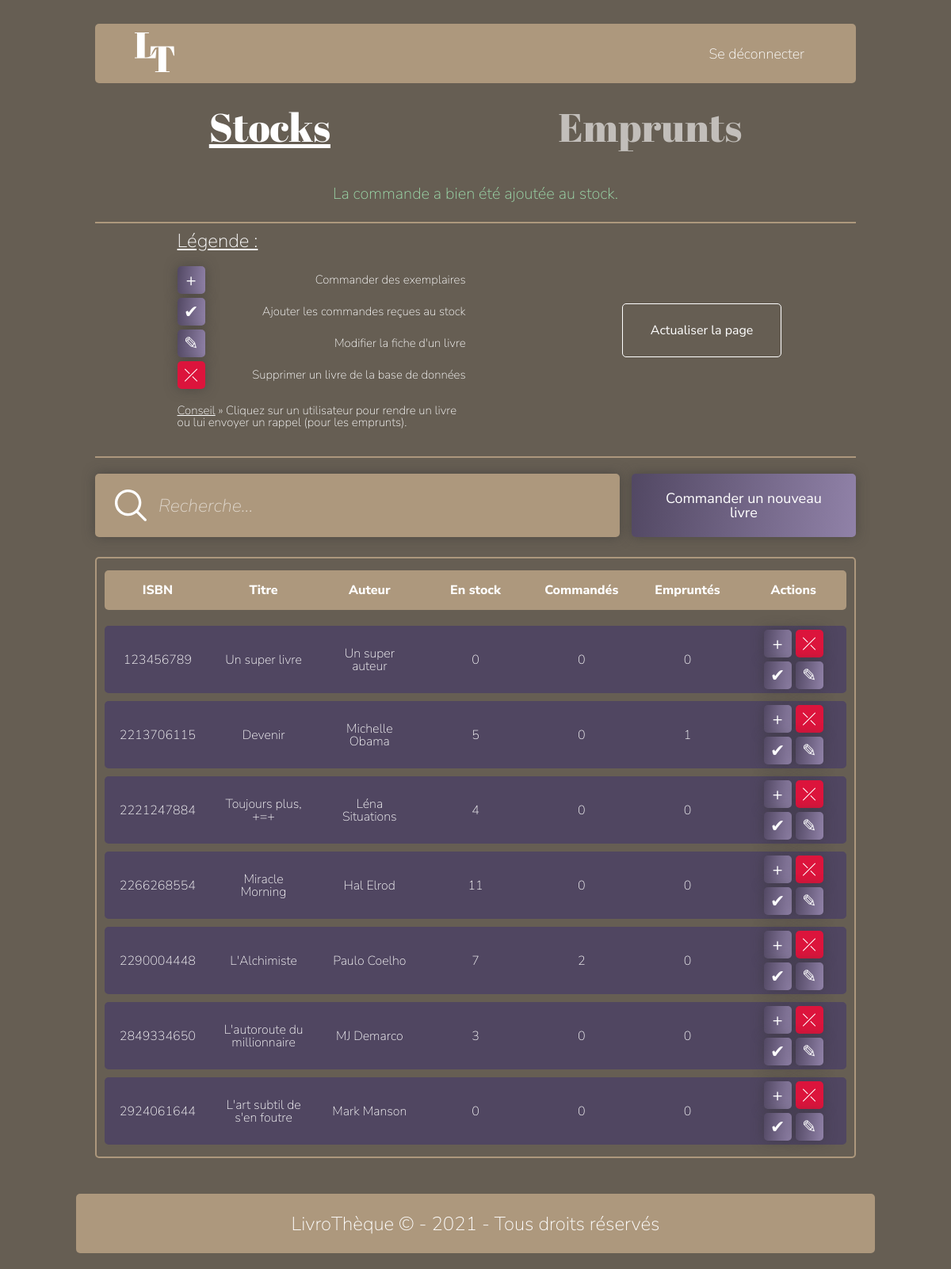
Screenshot of /pages/adminpage.php?msg=addStockSuccessful (signed in) with the database file from the repository.
### tables this page shows
CREATE TABLE `livre` (
  `ISBN` bigint(8) NOT NULL,
  `title` text NOT NULL,
  `author` text NOT NULL,
  `subject` text NOT NULL,
  `editor` text NOT NULL,
  `release_date` date NOT NULL,
  `pic` text NOT NULL,
  `abstract` longtext NOT NULL,
  `add_date` timestamp NOT NULL DEFAULT current_timestamp() ON UPDATE current_timestamp()
);

CREATE TABLE `stock` (
  `ISBN` bigint(8) UNSIGNED NOT NULL,
  `total` int(11) NOT NULL,
  `ordered` int(11) NOT NULL,
  `loaned` int(11) NOT NULL
);

### pages/adminpage.php (the view, shortened to what this page needs)
<!DOCTYPE html>
<html lang="fr">
<head>
    <link rel="stylesheet" href="../css/reset.css">
    <link rel="stylesheet" href="../css/style.css">
    <?php
        include "../php/connectionSql.php";
        $query = "SELECT * FROM livre, stock WHERE livre.ISBN = stock.ISBN";
        $result = $connect->query($query);
        $books = $result->fetch_all(MYSQLI_ASSOC);
        $i = 0;
        foreach($books as $book) {
            foreach($book as $propkey => $propvalue) {
                $books[$i][$propkey] = htmlspecialchars($propvalue,ENT_QUOTES);
            }
            $i++;
        }
        $notification_success = '';
        if (isset($_REQUEST['msg'])) {
            if ($_REQUEST['msg'] == 'addSuccessful') {
                $notification_success = "Le livre a bien été ajouté à la base de données.";
            } elseif ($_REQUEST['msg'] == 'modifySuccessful') {
                $notification_success = "Le livre a bien été modifié dans la base de données.";
            } elseif ($_REQUEST['msg'] == 'deleteSuccessful') {
                $notification_success = "Le livre a bien été supprimé de la base de données.";
            } elseif ($_REQUEST['msg'] == 'commandSuccessful') {
                $notification_success = "La commande a bien été passée.";
            } elseif ($_REQUEST['msg'] == 'addStockSuccessful') {
                $notification_success = "La commande a bien été ajoutée au stock.";
            } elseif ($_REQUEST['msg'] == 'bookDeliveredSuccess') {
                $notification_success = 'Le livre a bien été rendu.';
            }
        }
    ?>
</head>
<body class="">
    <div class="page">
        <?php include "../components/navbar.php" ?>
        <div class="cont-titres">
            <h2 class="cat-active">Stocks</h2>
            <h2>Emprunts</h2>
        </div>
        <p class="notification notification--succes"><?= $notification_success ?></p>
        <hr>
        <div class="explications-actions">
            <div class="indications-actions">
                <h4>Légende :</h4>
                <ul>
                    <li><button>&#43;</button> <span>Commander des exemplaires</span></li>
                    <li><button>&#10004;</button> <span>Ajouter les commandes reçues au stock</span></li>
                    <li><button>&#9998;</button> <span>Modifier la fiche d'un livre</span></li>
                    <li><button class="delete-book-info">&#10539;</button> <span>Supprimer un livre de la base de données</span></li>
                    <li><span class="advice">Conseil</span> &#187; Cliquez sur un utilisateur pour rendre un livre ou lui envoyer un rappel (pour les emprunts).</li>
                </ul>
            </div>
            <div class="refresh-page">
                <a href="adminpage.php">Actualiser la page</a>
            </div>
        </div>
        <hr>
        <main class="admin">
            <div class="cont-search-addbook">
                <div class="search-bar">
                    <img src="../assets/pictures/search.svg" alt="search icon">
                    <input type="text" placeholder="Recherche...">
                </div>
                <div class="addbook">
                    <button title="Ajouter un nouveau livre à la base de données" class="add-new-book">
                        Commander un nouveau livre
                    </button>
                </div>
            </div>
            <div class="table-cont-btn-actions">
                <table class="table-loanpage table-admin">
                    <thead>
                        <tr>
                            <td>ISBN</td>
                            <td>Titre</td>
                            <td>Auteur</td>
                            <td>En stock</td>
                            <td>Commandés</td>
                            <td>Empruntés</td>
                            <td>Actions</td>
                        </tr>
                    </thead>
                    <?php
                        foreach ($books as $book) {
                        ?>
                        <tr class="trb stock">
                            <td data-label="ISBN"> <?= $book['ISBN'] ?> </td>
                            <td data-label="Titre"><?= htmlspecialchars_decode($book["title"]) ?></td>
                            <td data-label="Auteur"><?= htmlspecialchars_decode($book["author"]) ?></td>
                            <td data-label="En stock"><?= $book["total"] - $book['loaned']?></td>
                            <td data-label="Commandés"><?= $book["ordered"] ?></td>
                            <td data-label="Empruntés"><?= $book['loaned'] ?></td>
                            <td>
                                <div class="cont-btn-actions">
                                    <button title="Commander d'autres exemplaires de <?= htmlspecialchars_decode($book['title']) ?>" class="commandBook" data-book=<?= $book["ISBN"] ?>>
                                        <span>&#43;</span>
                                    </button>
                                    <button title="Supprimer <?= htmlspecialchars_decode($book['title'] )?> de la base de données" class="deleteBook" data-book=<?= ($book["ISBN"]) ?>>
                                    <span>&#10539;</span>
                                    </button>
                                    <button title="Ajouter les commandes reçues au stock" class="validateBook" data-book=<?= $book["ISBN"] ?>>
                                    <span>&#10004;</span>
                                    </button>
                                    <button title="Modifier la fiche livre de <?= htmlspecialchars_decode($book['title']) ?>" class="modifyBook"
                                    data-book='<?= htmlspecialchars(json_encode($book),ENT_QUOTES) ?>'>
                                        <span>&#9998;</span>
                                    </button>
                                </div>
                            </td>
                        </tr>
                        <?php } ?>
                </table>
            </div>
        </main>
    </div>
    <?php include "../components/footer.php" ?>
</body>
</html>

### rows the page displays
livre: stock.ISBN "123456789", title "Un super livre", author "Un super auteur", stock.total "0", stock.ordered "0", stock.loaned "0"
livre: stock.ISBN "2213706115", title "Devenir", author "Michelle Obama", stock.total+loaned "5", stock.ordered "0", stock.loaned "1"
livre: stock.ISBN "2221247884", title "Toujours plus, +=+", author "Léna Situations", stock.total "4", stock.ordered "0", stock.loaned "0"
livre: stock.ISBN "2266268554", title "Miracle Morning", author "Hal Elrod", stock.total "11", stock.ordered "0", stock.loaned "0"
livre: stock.ISBN "2290004448", title "L'Alchimiste", author "Paulo Coelho", stock.total "7", stock.ordered "2", stock.loaned "0"
livre: stock.ISBN "2849334650", title "L'autoroute du millionnaire", author "MJ Demarco", stock.total "3", stock.ordered "0", stock.loaned "0"
livre: stock.ISBN "2924061644", title "L'art subtil de s'en foutre", author "Mark Manson", stock.total "0", stock.ordered "0", stock.loaned "0"

### other values shown
$notification_success "La commande a bien été ajoutée au stock."
